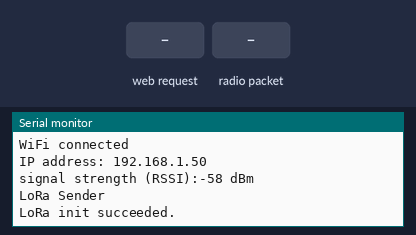
A sketch run on a simulated ESP8266 (Wemos D1 mini). On the bench: the last lines printed to the serial monitor. The test bench sets the inputs (shaded band). WiFi joins after 1.5 s; servers stay silent unless stated; no radio packets arrive unless stated.

Above: at 2.7 s.
2.8 s: HTTP request GET /STOPCLIENT received
At 4.7 s:
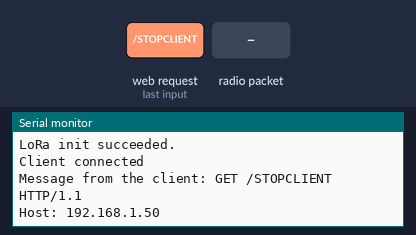
5.3 s: radio packet "/STOPCLIENT" arrives
At 6.2 s:
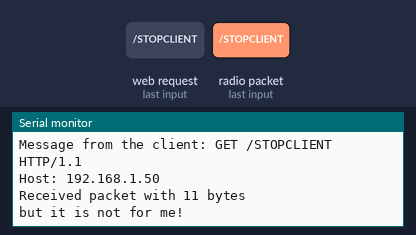
6.8 s: radio packet "1" arrives
At 7.3 s:
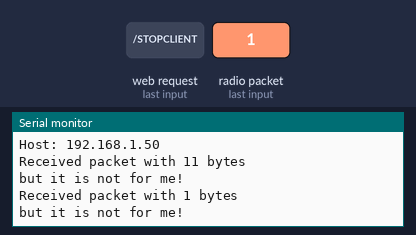

The sketch:

LoraInternet.ino
```cpp
// (licence header left out)
#include <ESP8266WiFi.h>
#include <SPI.h>
#include <LoRa.h>

const char* ssid = "Helena 2.4Ghz";    //"Helena-2G";  //      //variable que almacena el nombre de la red wifi a la que el nodemcu se va a conectar
const char* password = "cenoura04";   //"DaniyFercenoura04";  //     //variable que almacena la seña de la red wifi donde el nodemcu se va a conectar

//DEFINICIÓN DE IP FIJO PARA EL NODEMCU
  IPAddress ip(192,168,1,61);    //COLOQUE UNA FRANJA DE IP DISPONIBLE EN SU ROTEADOR. Ej: EX: 192.168.1.110 **** ESO VARÍA, EN MI CASO ES: 192.168.0.200
  IPAddress gateway(192,168,1,1);  //GATEWAY DE CONEXIÓN (ALTERE PARA EL GATEWAY DE SU ROTEADOR)
  IPAddress subnet(255,255,255,0); //MASCARA DE RED

//port forwarding 192:168:1:61 => port 120
  //variables servidor y cliente
  WiFiServer servidor(120);
  WiFiClient cliente;

//LoRa pins
#define ss 15
#define rst 16
#define clk 14
#define dio0 4

//addresses defined in order to identificate the terminals connected
//This bytes must be the first one of all the messages sent and received, respectively
byte localAddress = 0xFF;            // address of this device
byte destinationAddress = 0xBB;      // destination to send to


////////////////////////////////////////////////////////////////////////////

void setup() {
  // put your setup code here, to run once:
  //inicia comunicación serie con el monitor
  Serial.begin(115200);
  while (!Serial);
  delay(50);

  //manda al monitor serie el nombre de la red a la cual se conectará
  Serial.println();
  Serial.print("Connecting to ");
  Serial.println(ssid);

  /* Configuramos el ESP8266 como estación WiFi y no como punto de acceso.
   *  Si no lo hacemos  se configurará como cliente y punto de acceso al mismo tiempo */
   WiFi.mode(WIFI_STA); // Modo estación WiFi

  // Conectamos a la red WiFi
  WiFi.begin(ssid, password);
  WiFi.config(ip, gateway, subnet); //PASSA OS PARÂMETROS PARA A FUNÇÃO QUE VAI SETAR O IP FIXO

  // Esperamos a que estemos conectados a la red WiFi
  while (WiFi.status() != WL_CONNECTED) {
    delay(500);
    Serial.print(".");
  }
  // Iniciar el servidor
  servidor.begin();
  Serial.println("Server started");
  Serial.println("");
  Serial.println("WiFi connected");
  Serial.print("IP address: ");
  Serial.println(WiFi.localIP()); // Mostramos la IP que en este caso debe ser fija
  Serial.println("");

  // print the received signal strength:
  long rssi = WiFi.RSSI();
  Serial.print("signal strength (RSSI):");
  Serial.print(rssi);
  Serial.println(" dBm");
  Serial.println();

  //connects to the LoRa slave device
  //initialize SX1278 at 433MHz
  Serial.println("LoRa Sender");
  LoRa.setPins(ss, rst, dio0);
  if (!LoRa.begin(433E6)) {
    Serial.println("Starting LoRa failed!");
    delay(100);
    //while (1);
  }
  // register the receive callback
  LoRa.onReceive(onReceive);
  // put the radio into receive mode, enabling the interrupt which is called every time a packet is received
  LoRa.receive();
  Serial.println("LoRa init succeeded.");
}


void loop() {
  // put your main code here, to run repeatedly:
  // listen for incoming clients
  cliente = servidor.available();
  //if there is a client connected to this server
  if (cliente) {
    Serial.println("Client connected");
    cliente.println("Welcome client");
    while (cliente.connected()) {
       //if there is a request from the client
       if (cliente.available()){
             String request=cliente.readString(); //Until('\r');       //read the client's request
             Serial.println("Message from the client: "+request);      //writes the request on the serial monitor
             SendMessage(request);                                     //and resends to the Lora terminal
             LoRa.receive();                                           // go back into receive mode
             if (request.indexOf("/STOPCLIENT") != -1) cliente.stop();     //desconnection request
             request="";}
    }
  }
}


//function to send a message via LoRa at 433MHz with the destination address as first byte
void SendMessage(String outgoing){
  LoRa.beginPacket();                   // start packet
  LoRa.write(destinationAddress);       // add destination address
  LoRa.print(outgoing);                 // add payload
  LoRa.endPacket();                     // finish packet and send it
}


//interrrupt function executed every time a message is incoming from the LoRa terminal
void onReceive(int packetSize) {
  // received a packet
  if (packetSize == 0) return;          // if there's no packet, return  , otherwise
  Serial.println("Received packet with "+String(packetSize)+ " bytes");
  byte addr=LoRa.read();
  if (addr!=localAddress){
    Serial.println("but it is not for me!");}
  else{
    // read packet
    String message="";
    //for (int i = 0; i < packetSize-1; i++) {
    while (LoRa.available()) {            // can't use readString() in callback, so
      message+=(char)LoRa.read();}
    Serial.println("Message received from the LoRa terminal: "+message);
    // print RSSI of packet
    //Serial.print(", with RSSI ");
    //Serial.println(LoRa.packetRssi());
    //and sends to the client, if it is connected
    if (cliente) cliente.println(message);}
}
```

Measured:
- after the input at 2.8 s, the serial monitor: prints a new line at once (image 1)
- after the input at 5.3 s, the serial monitor: prints a new line at once (image 2)
- after the input at 6.8 s, the serial monitor: prints a new line at once (image 3)
